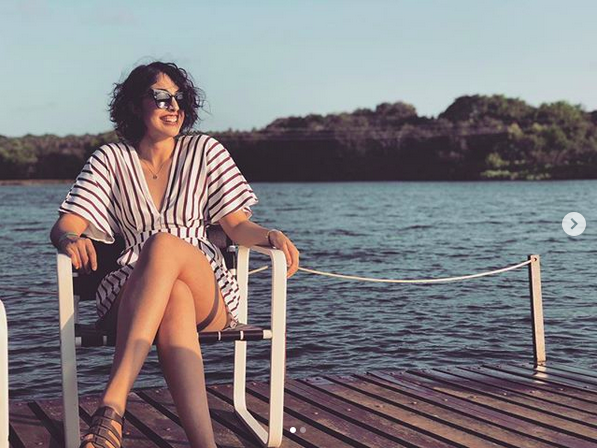
#> input picture pontilhismo/imagem-rapha.png, 598 x 448 px
$ python main.py
#> lines starting #> are read from the running program, lines starting #| are printed output that depends on the picture
import numpy as np
import cv2 as cv
import random

# -- Leitura da imagem
image = cv.imread("imagem-rapha.png")
#> image is the input picture: shape (448, 598, 3); mean B, G, R 129.7, 126, 129.6

nrow = image.shape[0]
#> nrow = 448
ncol = image.shape[1]
#> ncol = 598

# -- parametros do programa
step = 5
raio_maior = 3
raio_menor = 2
center_des = 4
canny_low = 50
canny_high = 3 * canny_low

# -- Cria copia da imagem e deixa todos os pixels brancos
new_image = np.copy(image)
new_image[:,:,:] = 255
#> new_image: shape (448, 598, 3); every value is 255

# -- Para cada step pixels, copia o pixel da imagem original
for i in range(0, nrow - 1, step):
    for j in range(0, ncol - 1, step):
        new_image[i, j, 0] = image[i, j, 0]
        new_image[i, j, 1] = image[i, j, 1]
        new_image[i, j, 2] = image[i, j, 2]
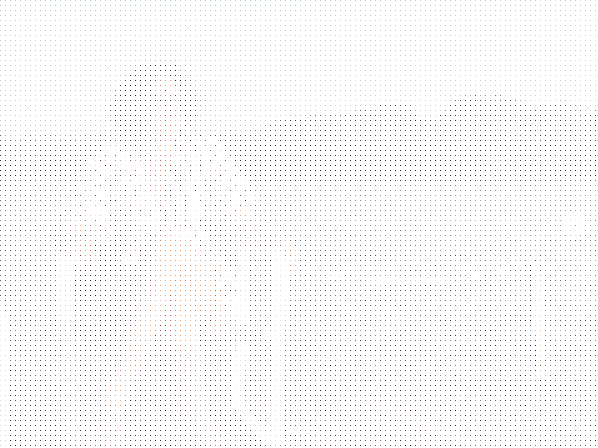
#> new_image: shape (448, 598, 3); mean B, G, R 250, 249.8, 249.9

# -- Cria copia da imagem original e deixa em tom de cinza 230
pont_image = np.copy(new_image)
pont_image[:,:,:] = 230
#> pont_image: shape (448, 598, 3); every value is 230

# -- Para cada pixel encontrado em "new_image" que seja uma copia da imagem original desenha um circulo
#    com a cor daquele pixel. O centro do circulo é sorteado na variavel center
for i in range(0, nrow - 1):
    for j in range(0, ncol - 1):
        if (new_image[i, j, 0] != 255 and new_image[i, j, 1] != 255 and new_image[i, j, 2] != 255):
            # - sorteia deslocamento do centro
            center = random.randint(0, center_des)

            # - recupera cor da imagem original para desenhar circulos
            color = np.array((image[i, j, 0], image[i, j, 1], image[i, j, 2]))
            c = tuple(map(int, color))

            cv.circle(pont_image, (j + center, i + center), raio_maior, c , -1, cv.LINE_AA)
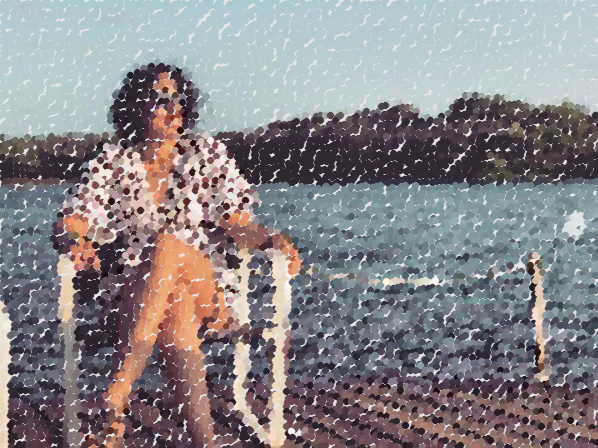
#> pont_image: shape (448, 598, 3); mean B, G, R 136.5, 133.1, 136.5

# -- Usa o algoritmo de Canny para detectar as bordas da imagem
border_image = np.copy(image)
border_image[:, :, 0] = cv.Canny(pont_image, canny_low, canny_high)
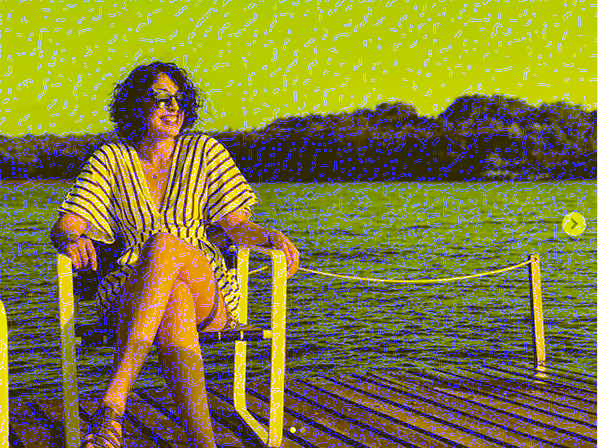
#> border_image: shape (448, 598, 3); mean B, G, R 53.3, 126, 129.6
border_image[:, :, 1] = border_image[:, :, 0]
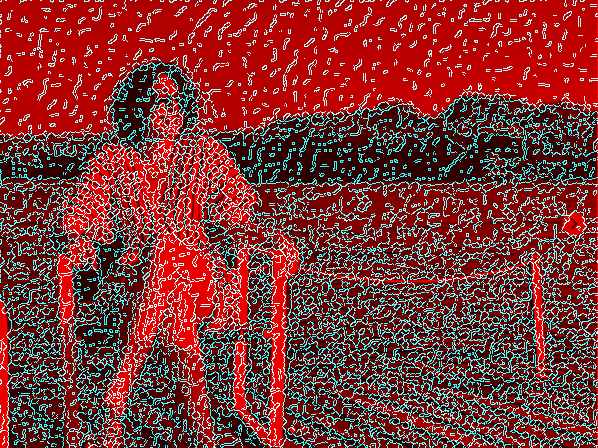
#> border_image: shape (448, 598, 3); mean B, G, R 53.3, 53.3, 129.6
border_image[:, :, 2] = border_image[:, :, 0]
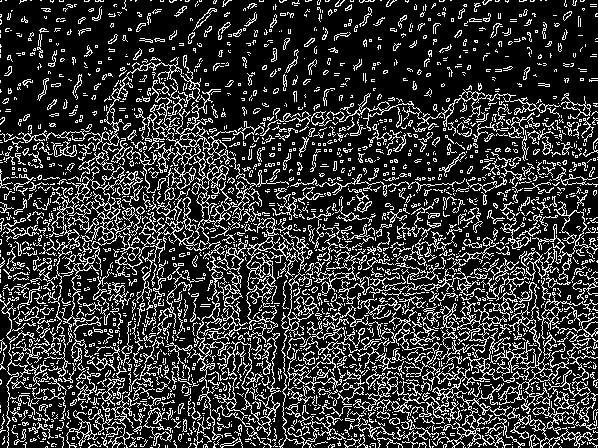
#> border_image: shape (448, 598, 3); 20.9% white in thin lines or dots

image_final = np.copy(pont_image)

# -- Preenche as bordas com circulos menores
for i in range(0, nrow - 1):
    for j in range(0, ncol - 1):
        if (border_image[i, j, 0] > 100):
            # - recupera cor da imagem original para desenhar circulos
            color = np.array((image[i, j, 0], image[i, j, 1], image[i, j, 2]))
            c = tuple(map(int, color))

            cv.circle(image_final, (j, i), raio_menor, c , -1, cv.LINE_AA)
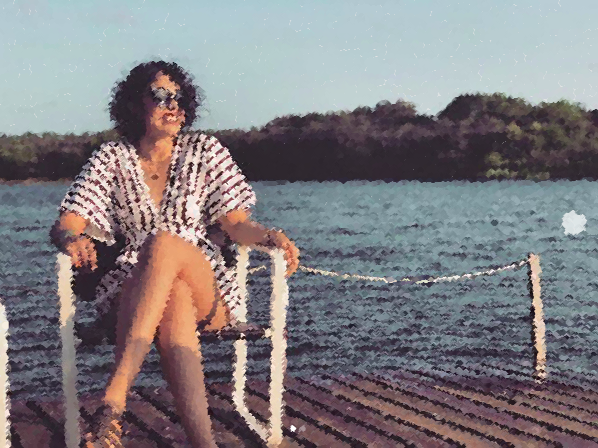
#> image_final: shape (448, 598, 3); mean B, G, R 129.4, 125.6, 129.4

# -- Exibe resultados

cv.imshow("Original", image)
cv.imshow("Pontilhismo_bruto", pont_image)
cv.imshow("Pontilhismo_slice", image_final)
cv.waitKey()

$ run again, with pontilhismo/imagem-vic.png copied over pontilhismo/imagem-rapha.png
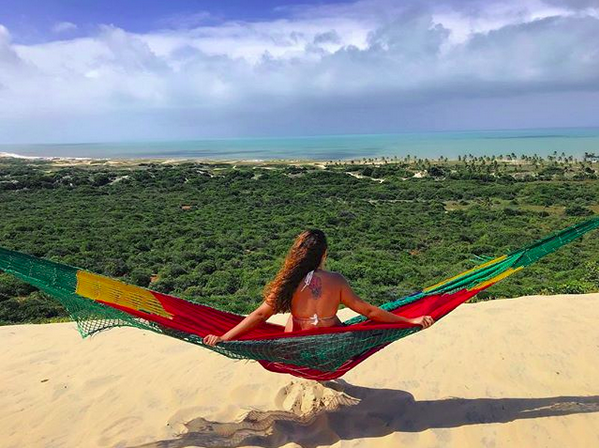
#> input picture pontilhismo/imagem-vic.png, 599 x 448 px
#> image is the input picture: shape (448, 599, 3); mean B, G, R 134.7, 141.4, 139
#> after the loop `for i in range(0, nrow - 1, step):`:
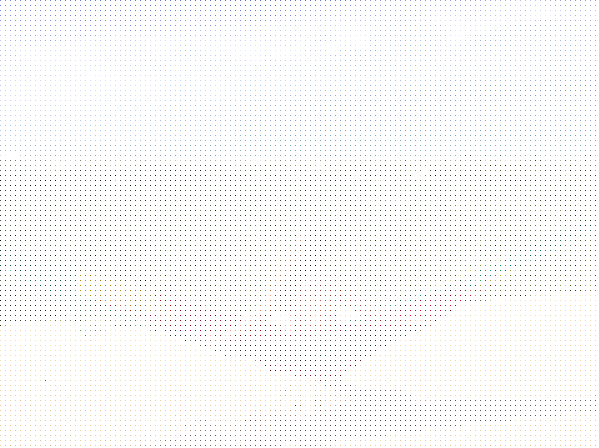
#> new_image: shape (448, 599, 3); mean B, G, R 250.2, 250.4, 250.3
#> after the loop `for i in range(0, nrow - 1):`:
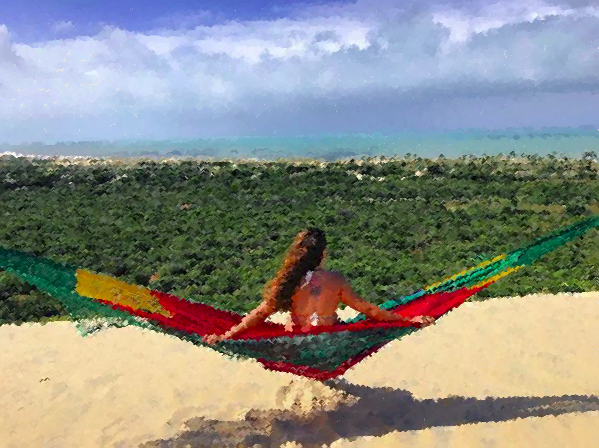
#> image_final: shape (448, 599, 3); mean B, G, R 134.6, 141.6, 139.3
